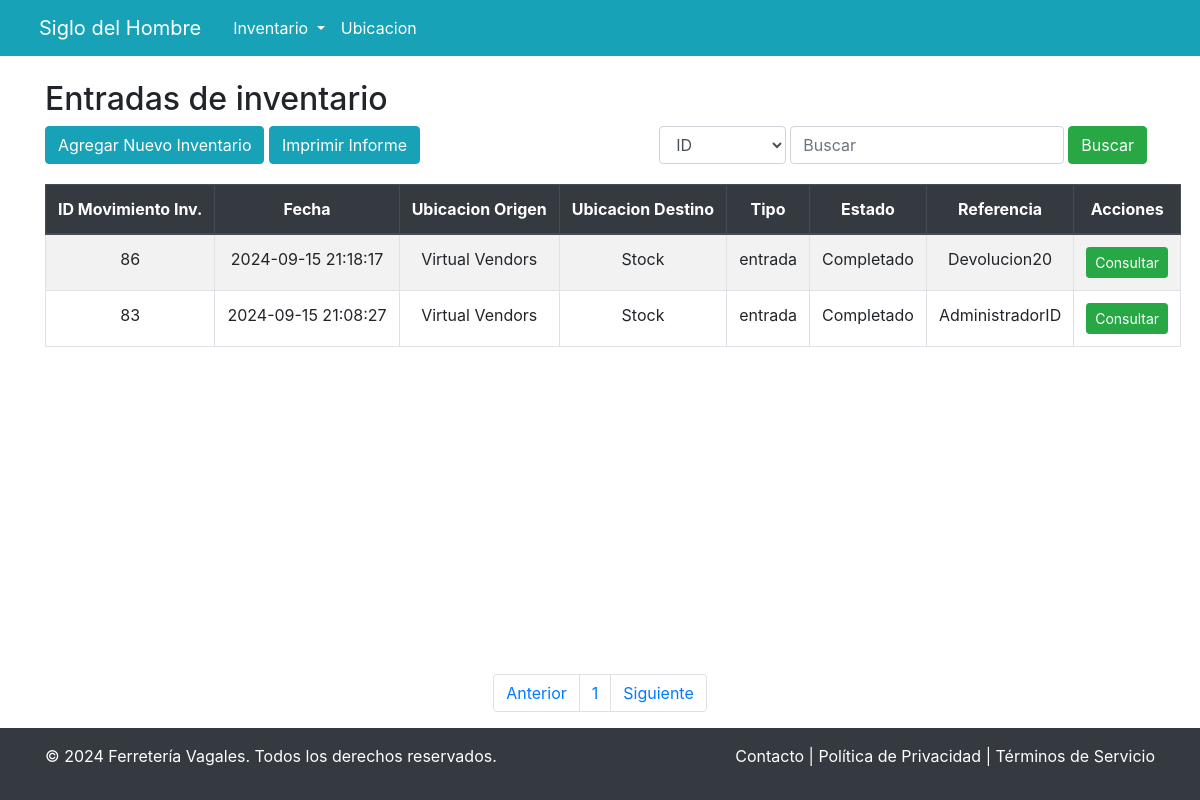
Page /inventario/entrada.php on the earlier database version.
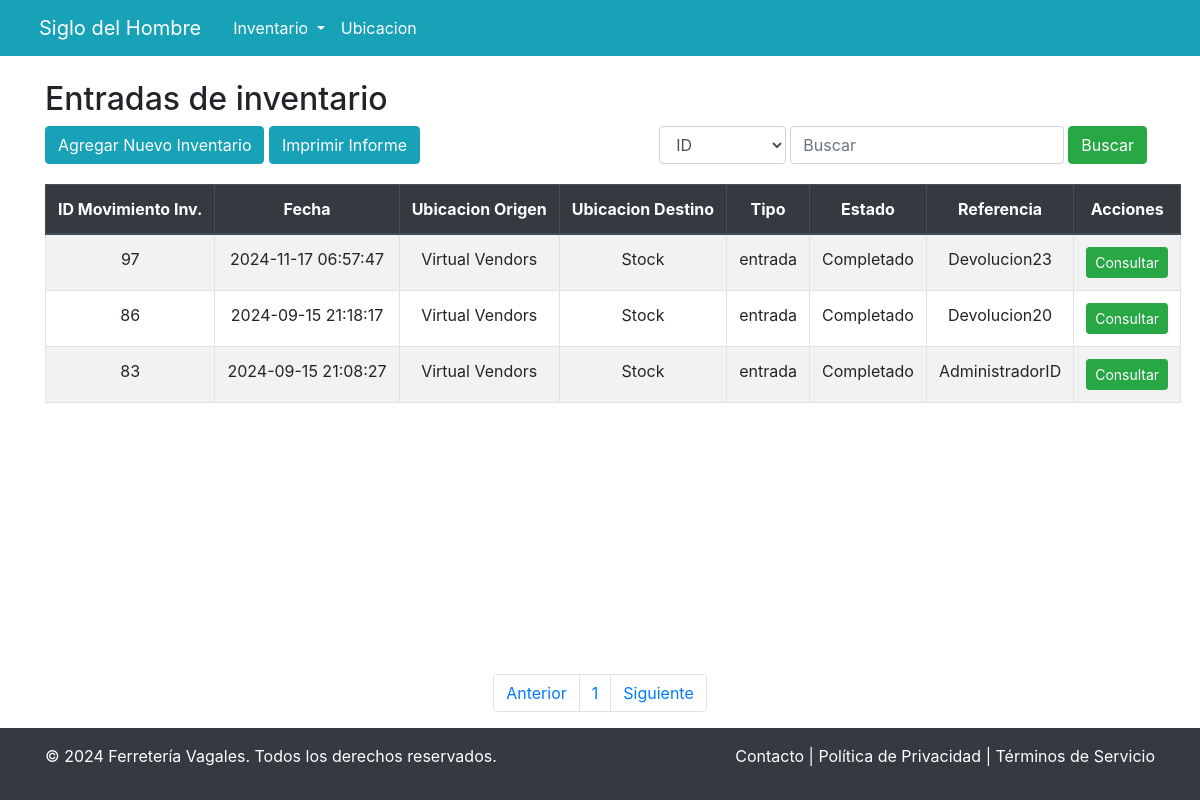
Same page on the later database version.
### tables this page shows
CREATE TABLE `movimiento_inventario` (
  `id_movimiento` int(11) NOT NULL,
  `fecha` varchar(50) NOT NULL,
  `ubicacion_origen` int(11) NOT NULL,
  `ubicacion_destino` int(11) NOT NULL,
  `tipo_movimiento` varchar(50) NOT NULL,
  `estado` varchar(50) NOT NULL,
  `referencia` varchar(50) NOT NULL
);

CREATE TABLE `ubicacion` (
  `id_ubicacion` int(11) NOT NULL,
  `ubicacion` varchar(50) NOT NULL
);

### inventario/entrada.php (the view, shortened to what the changed rows need)
<!DOCTYPE html>
<html lang="es">
<head>
    <link rel="stylesheet" href="https://cdn.jsdelivr.net/npm/bootstrap@4.6.2/dist/css/bootstrap.min.css">
</head>
<body>
    <div class="d-flex flex-column min-vh-100">
        <main class="flex-fill">
            <div class="container mt-4">
                <h2>Entradas de inventario</h2>
                <div class="table-container">
                    <?php
                    require('../conexion.php');
                    if (isset($_GET['page'])){
                        $page = (int) $_GET['page'];
                        $page = (int) ($page - 1) * 10;
                        $sql = "SELECT
                        movimiento_inventario.id_movimiento,
                        movimiento_inventario.fecha,
                        ubicacion_destino.ubicacion AS destino,
                        ubicacion_origen.ubicacion AS origen,
                        movimiento_inventario.tipo_movimiento,
                        movimiento_inventario.estado,
                        movimiento_inventario.referencia
                        FROM
                            movimiento_inventario
                        INNER JOIN
                            ubicacion AS ubicacion_destino ON movimiento_inventario.ubicacion_destino = ubicacion_destino.id_ubicacion
                        INNER JOIN
                            ubicacion AS ubicacion_origen ON movimiento_inventario.ubicacion_origen = ubicacion_origen.id_ubicacion
                        WHERE
                            movimiento_inventario.tipo_movimiento = 'entrada'
                        ORDER BY id_movimiento
                        DESC
                        LIMIT 10 OFFSET $page";
                    }else{
                        $sql = "SELECT
                        movimiento_inventario.id_movimiento,
                        movimiento_inventario.fecha,
                        ubicacion_destino.ubicacion AS destino,
                        ubicacion_origen.ubicacion AS origen,
                        movimiento_inventario.tipo_movimiento,
                        movimiento_inventario.estado,
                        movimiento_inventario.referencia
                    FROM
                        movimiento_inventario
                    INNER JOIN
                        ubicacion AS ubicacion_destino ON movimiento_inventario.ubicacion_destino = ubicacion_destino.id_ubicacion
                    INNER JOIN
                        ubicacion AS ubicacion_origen ON movimiento_inventario.ubicacion_origen = ubicacion_origen.id_ubicacion
                    WHERE
                    movimiento_inventario.tipo_movimiento = 'entrada'
                    ORDER by id_movimiento
                    DESC
                    LIMIT 10";
                    }
                    $result = $mysqli->query($sql);
                    if (!$result) {
                        echo "<div class='alert alert-danger'>Error en la consulta: " . $mysqli->error . "</div>";
                    } else {
                        if ($result->num_rows > 0) {
                            echo '<table class="table table-bordered table-striped table-hover text-center">
                                    <thead class="thead-dark">
                                        <tr>
                                            <th>ID Movimiento Inv.</th>
                                            <th>Fecha</th>
                                            <th>Ubicacion Origen</th>
                                            <th>Ubicacion Destino</th>
                                            <th>Tipo</th>
                                            <th>Estado</th>
                                            <th>Referencia</th>
                                            <th>Acciones</th>
                                        </tr>
                                    </thead>
                                    <tbody>';
                            while ($row = $result->fetch_assoc()) {
                                echo '<tr>
                                        <td>' . htmlspecialchars($row["id_movimiento"]) . '</td>
                                        <td>' . htmlspecialchars($row["fecha"]) . '</td>
                                        <td>' . htmlspecialchars($row["origen"]) . '</td>
                                        <td>' . htmlspecialchars($row["destino"]) . '</td>
                                        <td>' . htmlspecialchars($row["tipo_movimiento"]) . '</td>
                                        <td>' . htmlspecialchars($row["estado"]) . '</td>
                                        <td>' . htmlspecialchars($row["referencia"]) . '</td>
                                        <td>
                                            <a href="consultar.movimiento.php?id_movimiento=' . urlencode($row["id_movimiento"]) . '" class="btn btn-success btn-sm">Consultar</a>
                                        </td>
                                    </tr>';
                            }
                            echo '</tbody></table>';
                        } else {
                            echo "<div class='alert alert-info'>No hay registros de movimientos.</div>";
                        }
                    }
                    ?>
                </div>
            </div>
        </main>
        <nav aria-label="Page navigation example">
            <ul class="pagination justify-content-center">
                <?php
                    $query_total = "SELECT COUNT(id_movimiento) as entradas FROM movimiento_inventario
                                    WHERE movimiento_inventario.tipo_movimiento = 'entrada'";
                    $result_total = $mysqli->query($query_total);
                    $total_results = $result_total->fetch_assoc();
                    $total_results = (int) $total_results["entradas"];
                    $pages = ($total_results / 10);
                    $pages = ceil($pages);
                    for ($i = 1; $i <=$pages; $i++){
                        echo '<li class="page-item">
                                <a class="page-link" href="entrada.php?page=' . urlencode($i) . '">' . htmlspecialchars($i). '</a>
                              </li>';
                    }
                    ?>
            </ul>
        </nav>
    </div>
</body>
</html>

Differences in the rows shown:
added movimiento_inventario: id_movimiento "97", fecha "2024-11-17 06:57:47", ubicacion_origen.ubicacion "Virtual Vendors", ubicacion_destino.ubicacion "Stock", tipo_movimiento "entrada", estado "Completado", referencia "Devolucion23"
